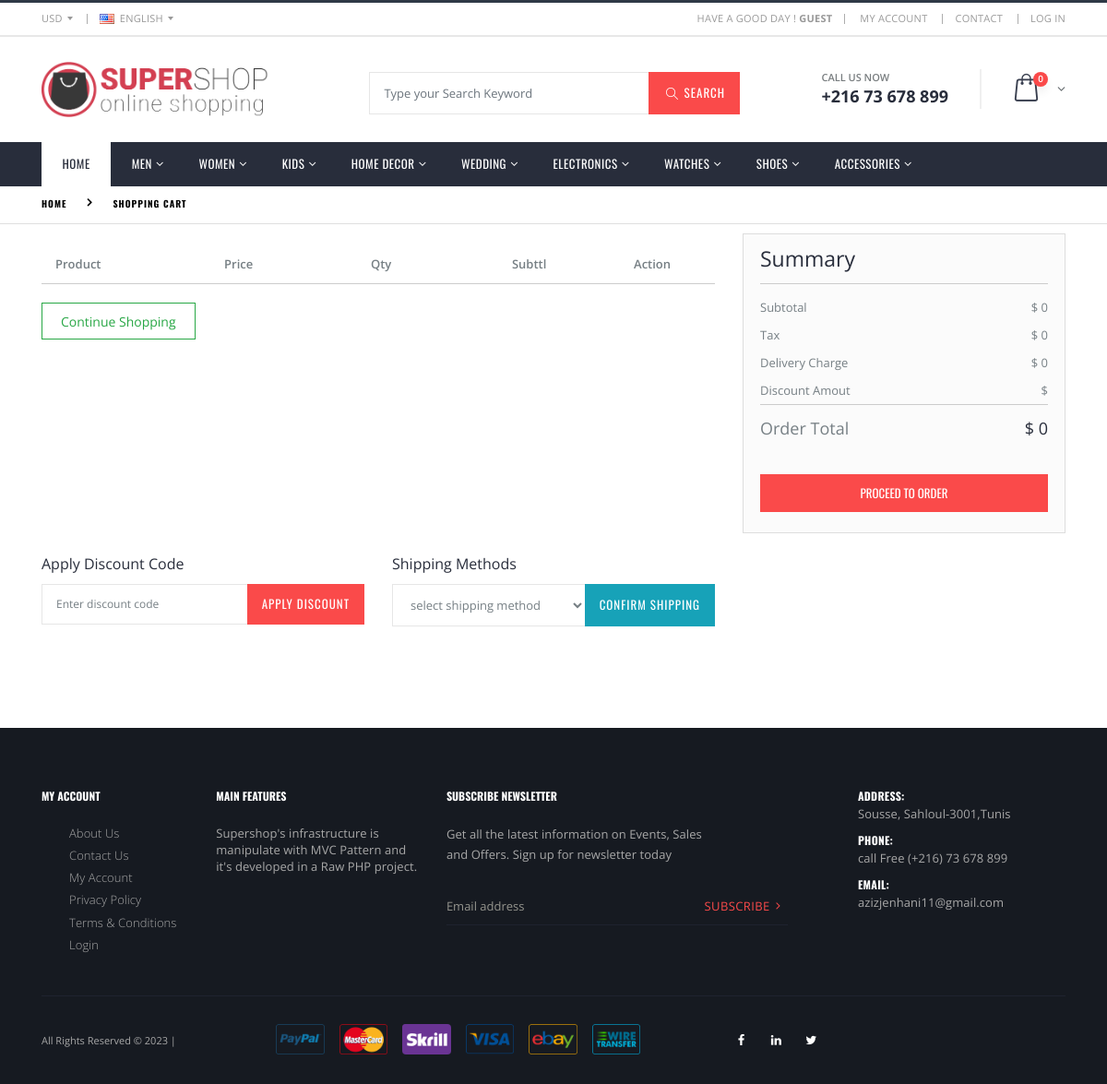
The app's page /cart.php with its own data.
### tables this page shows
CREATE TABLE `categories` (
  `id` int(11) NOT NULL COMMENT 'CATEGORIES ID',
  `category_name` varchar(64) NOT NULL,
  `category_status` enum('Active','Inactive') NOT NULL DEFAULT 'Active',
  `created_at` datetime DEFAULT NULL,
  `updated_at` datetime DEFAULT NULL
);

### app/Http/Controllers/View.php (called while the page is built, shortened)
<?php
class View
{
	public function loadContent($directory, $page_name)
	{
		include("resource/view/".$directory."/".$page_name.".php");
	}
}
?>

### cart.php (called while the page is built, shortened)
<?php
include("app/Http/Controllers/View.php");
$view = new View;
$view->loadContent("include", "session");
$view->loadContent("include", "top");

### app/Models/Eloquent.php (called while the page is built, shortened)
<?php
class Eloquent
{
	public $connection;
	public function __construct()
	{
		$this->connection = new PDO('mysql:host='.$GLOBALS['DBHOST'].';dbname='.$GLOBALS['DBNAME'].';charset=utf8', $GLOBALS['DBUSER'], $GLOBALS['DBPASS']);
		$this->connection->setAttribute(PDO::ATTR_ERRMODE, PDO::ERRMODE_EXCEPTION);
		$this->connection->setAttribute(PDO::ATTR_EMULATE_PREPARES, false);
	}
	public function selectData($columnName, $tableName, $whereValue = 0, $inColumn = 0, $inValue = 0, $formatBy = 0, $paginate = 0)
	{
		try
		{
			if($columnName == "*")
			{
				$sql1 = "SELECT ";
				$sql2 = "*";
			}
			$sql3 = " FROM `$tableName`";
			if(@$formatBy['GROUP'])
				$sql6 = " GROUP BY `" . $formatBy['GROUP'] . "`";
			else
				$sql6 = "";
			if(@$formatBy['ASC'])
				$sql7 = " ORDER BY `" . $formatBy['ASC'] . "` ASC";
			else if(@$formatBy['DESC'])
				$sql7 = " ORDER BY `" . $formatBy['DESC'] . "` DESC";
			else
				$sql7 = "";
			if($paginate != 0)
				$sql8 = " LIMIT " . $paginate['POINT'] . ", " . $paginate['LIMIT'];
			else
				$sql8 = "";
			if($whereValue != 0)
			{
				$sql4 = " WHERE ";
				foreach($whereValue AS $wa1Column => $wa1Value)
				{
					@$sql5 .= $wa1Column . " = " . "'" . $wa1Value . "' AND ";
				}
				$sql5 = trim($sql5); $sql5 = rtrim($sql5, "AND"); $sql5 = trim($sql5);
				$preSQL = $sql1 . $sql2 . $sql3 . $sql4 . $sql5 . $sql6 . $sql7 . $sql8;
			}
			else
			{
				if($inValue != 0)
				{
					$preSQL = $sql1 . $sql2 . $sql3 . $sql4 . $sql5 . $sql6 . $sql7 . $sql8;
				}
				else
				{
					$preSQL = $sql1 . $sql2 . $sql3 . $sql6 . $sql7 . $sql8;
				}
			}
			$query = $this->connection->prepare($preSQL);
			$query->execute();
			$dataSelected = $query->fetchAll(PDO::FETCH_ASSOC);
			return $dataSelected;
		}
		catch(Exception $e)
		{
			return 0;
		}
	}
	public function selectJoinData($columnName, $tableName, $joinType = "INNER", $onCondition, $whereValue = 0, $formatBy = 0, $paginate = 0)
	{
		try
		{
			if($columnName == "*")
			{
				$sql1 = "SELECT ";
				$sql2 = "*";
			}
			else
			{
				$sql1 = "SELECT ";
				foreach($columnName AS $ca1Column => $ca1Value)
				{
					@$sql2 .= "$ca1Value, ";
				}
				$sql2 = rtrim(@$sql2, ", ");
			}
			$sql3 = " FROM `" . $tableName['MAIN'] . "`";
			foreach($onCondition AS $on1Column => $on1Value)
			{
				@$sql4 .= " " . $joinType . " JOIN `" . $tableName[$on1Column] . "` ON " . $on1Value[0] . " = " . $on1Value[1];
			}
			if(@$formatBy['ASC'])
				$sql7 = " ORDER BY " . $formatBy['ASC'] . " ASC";
			else if(@$formatBy['DESC'])
				$sql7 = " ORDER BY " . $formatBy['DESC'] . " DESC";
			else
				$sql7 = "";
			if($whereValue != 0)
			{
				$sql5 = " WHERE ";
				foreach($whereValue AS $wa1Column => $wa1Value)
				{
					@$sql6 .= $wa1Column . " = " . "'" . $wa1Value . "' AND ";
				}
				$sql6 = trim($sql6); $sql6 = rtrim($sql6, "AND"); $sql6 = trim($sql6);
				$preSQL = $sql1 . $sql2 . $sql3 . $sql4 . $sql5 . $sql6 . $sql7;
			}
			else
			{
				$preSQL = $sql1 . $sql2 . $sql3 . $sql4 . $sql7;
			}
			$query = $this->connection->prepare($preSQL);
			$query->execute();
			$dataSelected = $query->fetchAll(PDO::FETCH_ASSOC);
			return $dataSelected;
		}
		catch(Exception $e)
		{
			return 0;
		}
	}
}
?>

### resource/view/include/top.php (the view, shortened to what this page needs)
<!DOCTYPE html>
<html lang="en">
<head>
	<link rel="stylesheet" href="public/assets/css/bootstrap.min.css">
	<link rel="stylesheet" href="public/assets/css/toastr.css">
	<link rel="stylesheet" href="public/assets/css/style.min.css">
	<link rel="stylesheet" href="public/assets/css/custom.css">
</head>
<body>
	<?php
	include("app/Models/Eloquent.php");
	$eloquent = new Eloquent;
	$columnName = $tableName = $whereValue = null;
	$columnName = "*";
	$tableName = "categories";
	$whereValue['category_status'] = "Active";
	$categoryMenu = $eloquent->selectData($columnName, $tableName, @$whereValue);
	$columnName = $tableName = $joinType = $onCondition = $whereValue = $formatBy = null;
	$columnName["1"] = "shopcarts.quantity";
	$columnName["2"] = "products.id";
	$columnName["3"] = "products.product_name";
	$columnName["4"] = "products.product_price";
	$columnName["5"] = "products.product_master_image";
	$tableName["MAIN"] = "shopcarts";
	$joinType = "INNER";
	$tableName["1"] = "products";
	$onCondition["1"] = ["shopcarts.product_id", "products.id"];
	$whereValue["shopcarts.customer_id"] = @$_SESSION['SSCF_login_id'];
	$formatBy["DESC"] = "shopcarts.id";
	$myaddcartItems = $eloquent->selectJoinData($columnName, $tableName, $joinType, $onCondition, @$whereValue, @$formatBy, @$paginate);
	?>
	<div class="page-wrapper">
		<header class="header" id="header">
			<div class="header-top">
				<div class="container">
					<div class="header-left header-dropdowns">
						<div class="header-dropdown">
							<a href="#">USD</a>
						</div>
						<div class="header-dropdown">
							<a href="#"><img src="public/assets/images/favicon/en.png" alt="England flag">ENGLISH</a>
						</div>
					</div>
					<div class="header-right">
						<p class="welcome-msg">Have a good day !
							<?php
							if (@$_SESSION['SSCF_login_id'] > 0) {
								echo '<b>' . @$_SESSION['SSCF_login_user_name'] . '</b>';
							} else {
								echo '<b> GUEST </b>';
							}
							?>
						</p>
						<div class="header-dropdown dropdown-expanded">
							<div class="header-menu">
								<ul>
									<li><a href="dashboard.php">MY ACCOUNT </a></li>
									<li><a href="contact.php">Contact</a></li>
									<?php
									if (@$_SESSION['SSCF_login_id'] > 0) {
										echo '<li><a href="?exit=yes">LOG OUT</a></li>';
									} else {
										echo '<li><a href="login.php">LOG IN</a></li>';
									}
									?>
								</ul>
							</div>
						</div>
					</div>
				</div>
			</div>
			<div class="header-middle">
				<div class="container">
					<div class="header-left">
						<a href="index.php" class="logo">
							<img style="height: 60px;" src="public/assets/images/favicon/logoFrontEnd.png" alt="SuperShop Logo">
						</a>
					</div>
					<div class="header-center" style="padding-left: -20px;">
						<form action="search.php" method="post" style="margin-bottom: -8px;">
							<div class="input-group" style="width: 100%; margin: 0px 60px;">
								<input type="search" class="form-control" name="keywords" id="search" placeholder="Type your Search Keyword" required>
								<div class="input-group-append">
									<button class="btn btn-sm btn-primary" type="submit"><i class="icon-magnifier"></i> SEARCH </button>
								</div>
							</div>
						</form>
					</div>
					<div class="header-right">
						<div class="header-contact"><span>Call us now</span>
							<a href="tel:#"><strong>+216 73 678 899</strong></a>
						</div>
						<div class="dropdown cart-dropdown">
							<a href="#" class="dropdown-toggle" role="button" data-toggle="dropdown" aria-haspopup="true" aria-expanded="false" data-display="static">
								<span class="cart-count"> <?php echo count(@$myaddcartItems); ?> </span>
							</a>
						</div>
					</div>
				</div>
			</div>
			<div class="header-bottom sticky-header">
				<div class="container">
					<nav class="main-nav">
						<ul class="menu sf-arrows">
							<li class="active"><a href="index.php">Home</a></li>
							<?php
							foreach ($categoryMenu as $eachCategory) {
								echo '
										<li><a href="#" class="sf-with-ul">' . $eachCategory['category_name'] . '</a>
										<ul>';
								echo '</ul>
										</li>';
							}
							?>
						</ul>
					</nav>
				</div>
			</div>
		</header>

### public/assets/css/custom.css (style rules this page uses)
ul, .list-unstyled { padding-left: 30px; }

### records on screen
categories: category_name "MEN"
categories: category_name "WOMEN"
categories: category_name "KIDS"
categories: category_name "HOME DECOR"
categories: category_name "WEDDING"
categories: category_name "ELECTRONICS"
categories: category_name "WATCHES"
categories: category_name "SHOES"
categories: category_name "ACCESSORIES"

### other values on screen
count(@$myaddcartItems) "0"
$cartSubtotal "0"
$tax = ($cartSubtotal * $GLOBALS['TAX']) / 100 "0"
